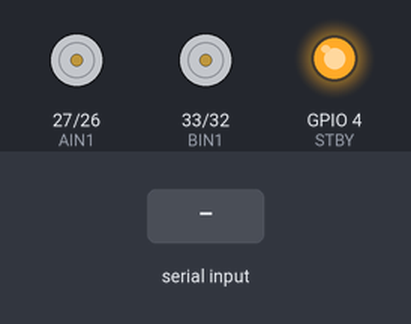
Bench run of a sketch on a simulated ESP32. On the bench: motor-driver pin pairs drawn as motors (green arrow = first pin HIGH = forward, orange = second pin HIGH = backward, longer = more drive, scaled by the enable pin, stopped while the standby pin is LOW), output pins drawn as LEDs (lit = HIGH). The inputs (shaded band) are chosen by the test bench. Nothing arrives over Bluetooth unless stated.

Above: at 1.2 s.
1.3 s: "F" received over the second serial link
At 2.4 s:
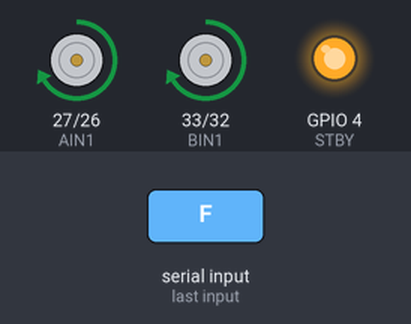
2.8 s: "B" received over the second serial link
At 3.6 s:
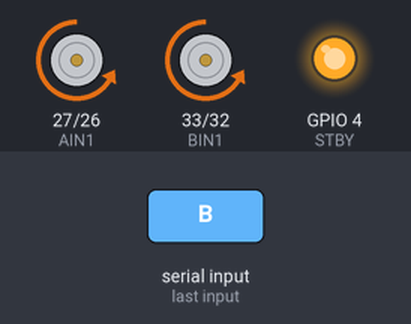
4.3 s: "L" received over the second serial link
At 4.7 s:
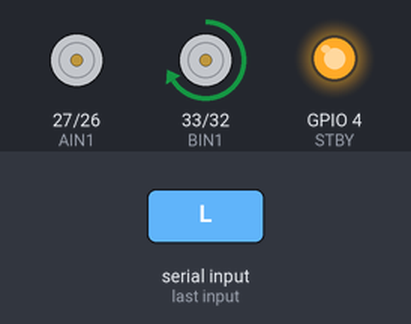
5.8 s: "R" received over the second serial link
At 7.0 s:
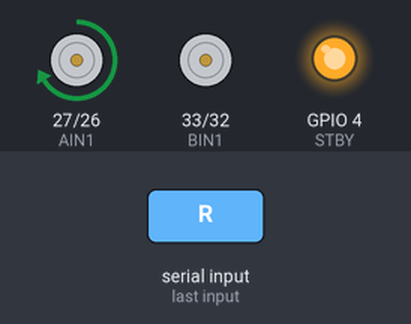
7.3 s: "S" received over the second serial link
At 8.2 s:
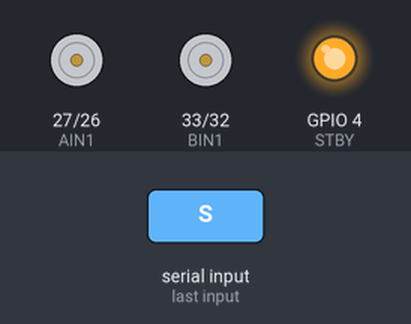
Timing chart, 0 to 9.8 s (numbered marks = the images above; inputs shaded):
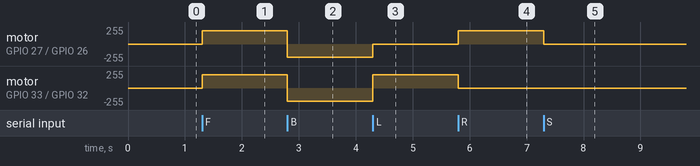

Measured:
- after the input at 1.3 s, motor on GPIO 27 (AIN1) / GPIO 26 (AIN2), motor on GPIO 33 (BIN1) / GPIO 32 (BIN2): stopped → forward 200/255 at once
- after the input at 2.8 s, motor on GPIO 27 (AIN1) / GPIO 26 (AIN2), motor on GPIO 33 (BIN1) / GPIO 32 (BIN2): forward 200/255 → backward 200/255 at once
- after the input at 4.3 s, motor on GPIO 27 (AIN1) / GPIO 26 (AIN2): backward 200/255 → stopped at once; motor on GPIO 33 (BIN1) / GPIO 32 (BIN2): backward 200/255 → forward 200/255 at once
- after the input at 5.8 s, motor on GPIO 27 (AIN1) / GPIO 26 (AIN2): stopped → forward 200/255 at once; motor on GPIO 33 (BIN1) / GPIO 32 (BIN2): forward 200/255 → stopped at once
- after the input at 7.3 s, motor on GPIO 27 (AIN1) / GPIO 26 (AIN2): forward 200/255 → stopped at once

The sketch:

ESP32_Car_Code.ino
```cpp
#include "BluetoothSerial.h"

BluetoothSerial SerialBT;

// TB6612FNG Pins
#define AIN1 27
#define AIN2 26
#define PWMA 14
#define BIN1 33
#define BIN2 32
#define PWMB 25
#define STBY 4

int speedVal = 200; // Speed 0–255

void setup() {
  Serial.begin(9600);
  SerialBT.begin("ESP32_Car");  // Bluetooth device name

  pinMode(AIN1, OUTPUT); pinMode(AIN2, OUTPUT); pinMode(PWMA, OUTPUT);
  pinMode(BIN1, OUTPUT); pinMode(BIN2, OUTPUT); pinMode(PWMB, OUTPUT);
  pinMode(STBY, OUTPUT);
  digitalWrite(STBY, HIGH);  // Enable motors
}

void loop() {
  if (SerialBT.available()) {
    char cmd = SerialBT.read();
    handleCommand(cmd);
  }
}

void handleCommand(char cmd) {
  switch (cmd) {
    case 'F': forward(); break;
    case 'B': backward(); break;
    case 'L': turnLeft(); break;
    case 'R': turnRight(); break;
    case 'S': stopMotors(); break;
    case '1': speedVal = 100; break;
    case '2': speedVal = 150; break;
    case '3': speedVal = 200; break;
    case '4': speedVal = 255; break;
  }
}

// Movement functions
void forward() {
  digitalWrite(AIN1, HIGH); digitalWrite(AIN2, LOW);
  digitalWrite(BIN1, HIGH); digitalWrite(BIN2, LOW);
  analogWrite(PWMA, speedVal);
  analogWrite(PWMB, speedVal);
}

void backward() {
  digitalWrite(AIN1, LOW); digitalWrite(AIN2, HIGH);
  digitalWrite(BIN1, LOW); digitalWrite(BIN2, HIGH);
  analogWrite(PWMA, speedVal);
  analogWrite(PWMB, speedVal);
}

void turnLeft() {
  digitalWrite(AIN1, LOW); digitalWrite(AIN2, LOW);  // Left motor stop
  digitalWrite(BIN1, HIGH); digitalWrite(BIN2, LOW); // Right motor forward
  analogWrite(PWMA, 0);
  analogWrite(PWMB, speedVal);
}

void turnRight() {
  digitalWrite(AIN1, HIGH); digitalWrite(AIN2, LOW); // Left motor forward
  digitalWrite(BIN1, LOW); digitalWrite(BIN2, LOW);  // Right motor stop
  analogWrite(PWMA, speedVal);
  analogWrite(PWMB, 0);
}

void stopMotors() {
  analogWrite(PWMA, 0);
  analogWrite(PWMB, 0);
}
```
